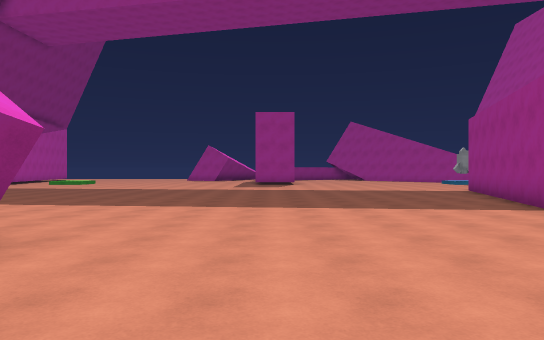
View 1 (above)

24 first-person views from a walk through a 3-D level made in the Unity game engine. The camera is 1.5 m above the floor, looks level and sees 70° across. The floor is counted in squares, 2 m on a side. Each view is taken from the middle of a square. On the plan, view 1 faces up. The plan holds only what a view shows up to about 12 squares ahead; the rest is blank. The place goes on beyond the plan. Surface patterns are stand-ins for the level's own textures.

View 2
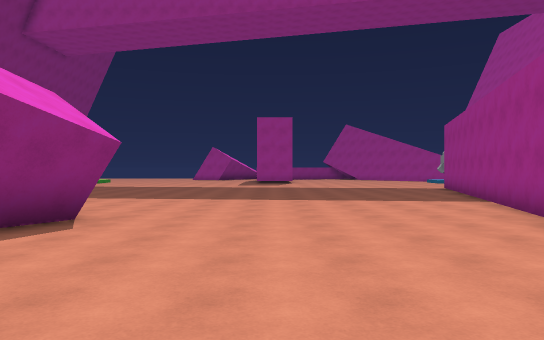

View 3
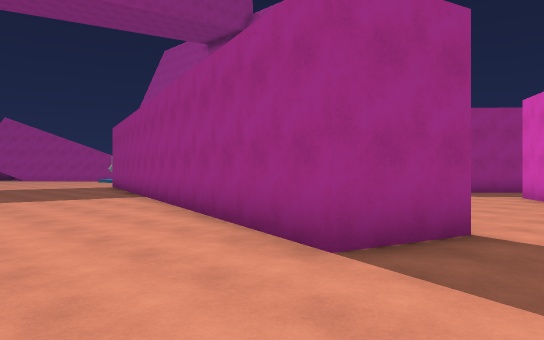

View 4
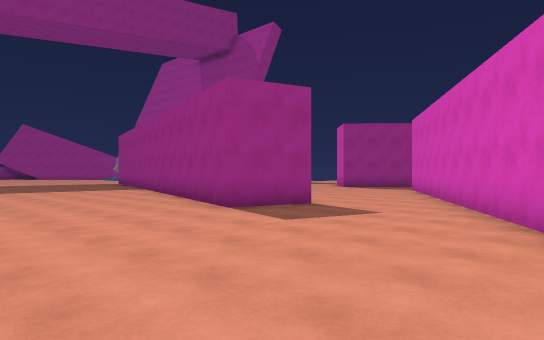

View 5
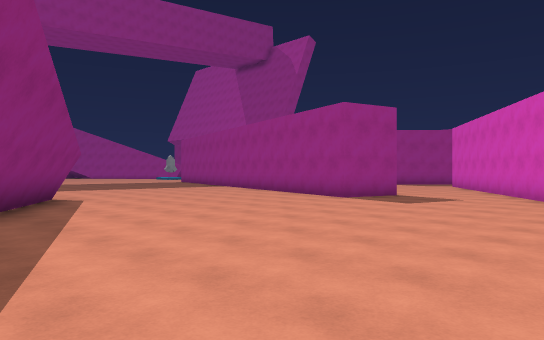

View 6
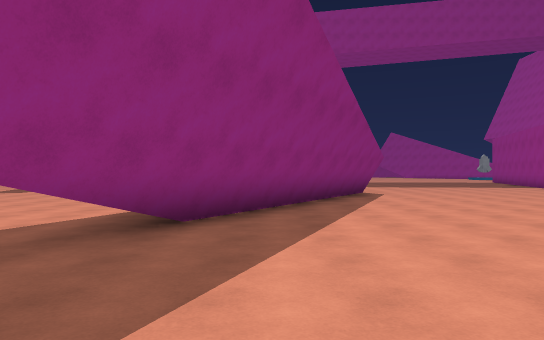

View 7
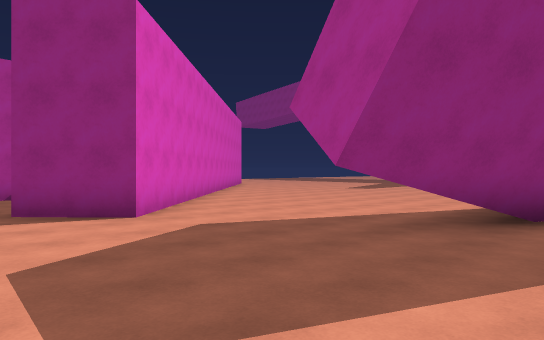

View 8
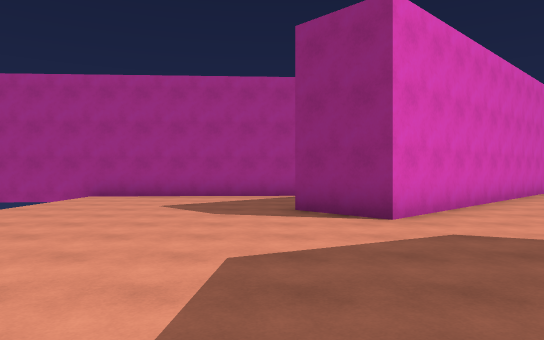

View 9
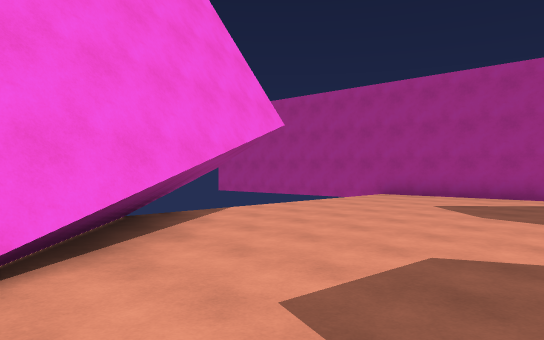

View 10
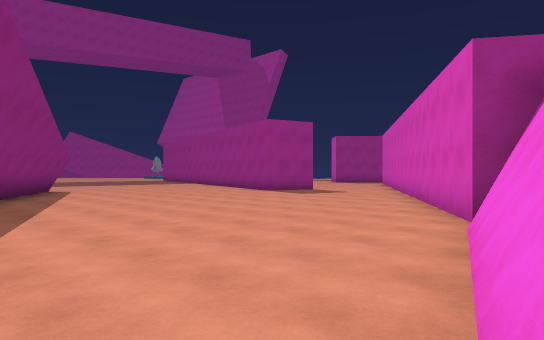

View 11
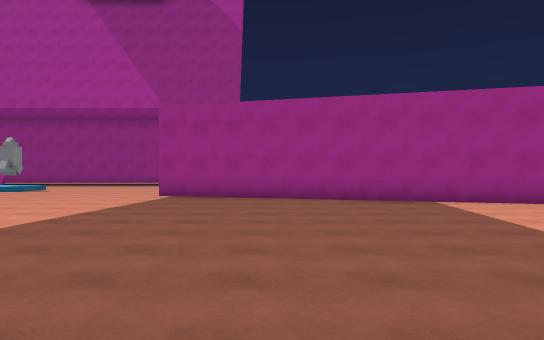

View 12
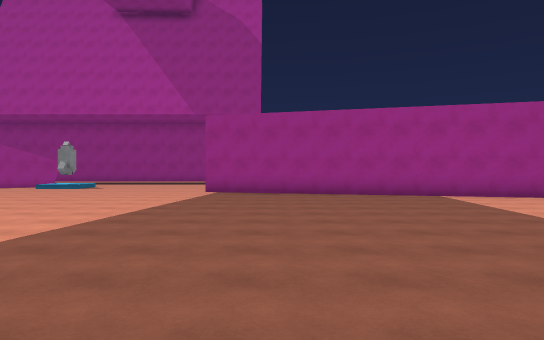

View 13
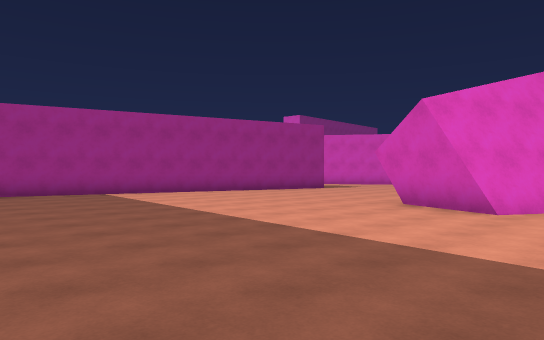

View 14
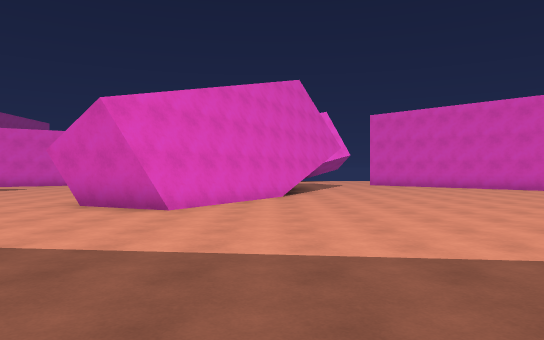

View 15
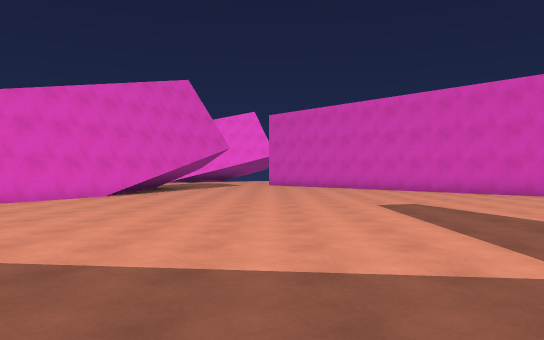

View 16
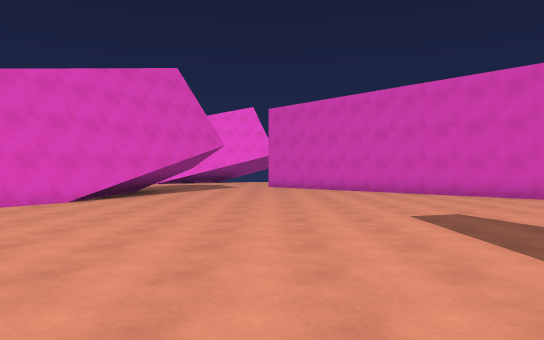

View 17
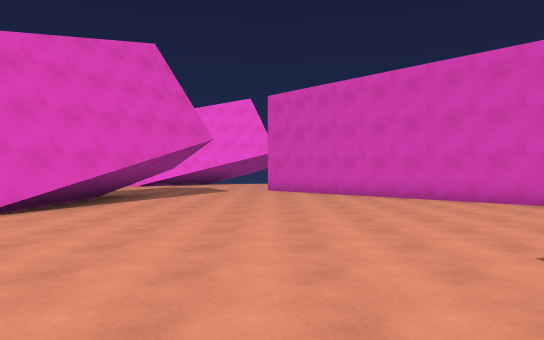

View 18
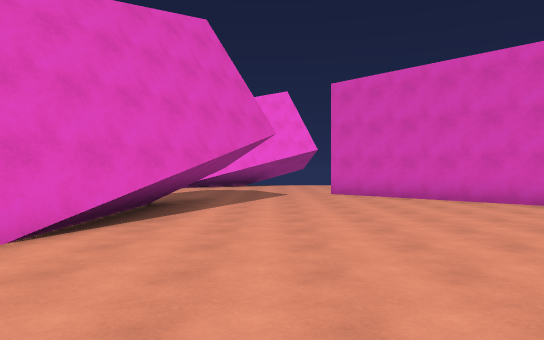

View 19
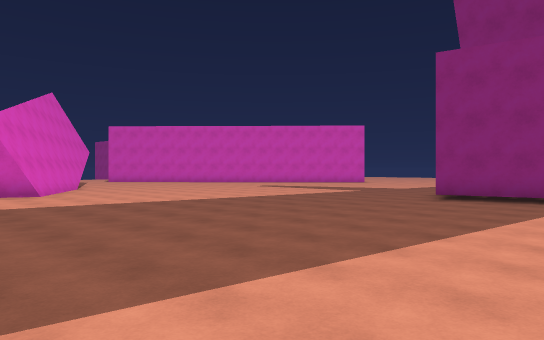

View 20
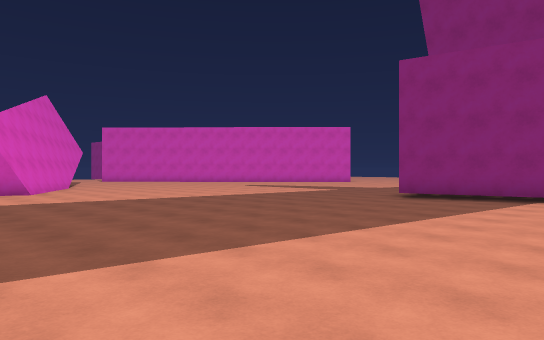

View 21
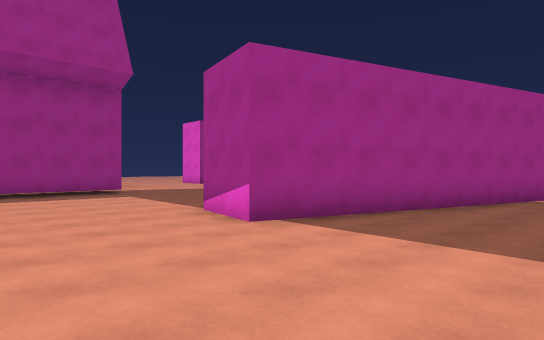

View 22
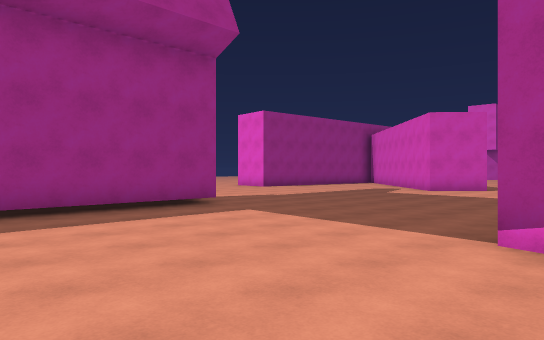

View 23
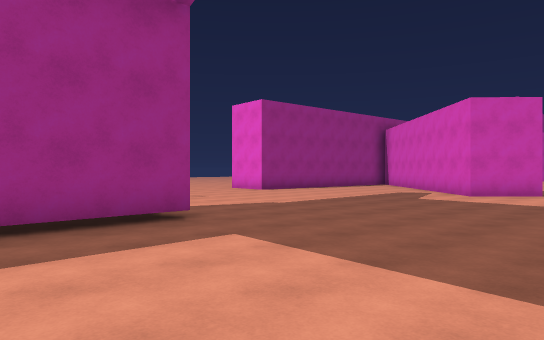

View 24
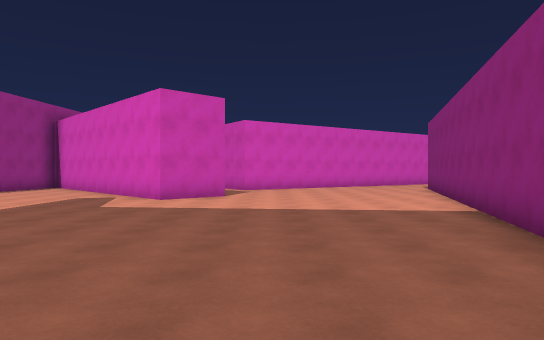

### Floor plan
Points are (right, up) in squares from view 1. A wall is a line through its corners. A room is listed if a view was taken in it or the views show most of it. See-through windows are left out.
Room 1 (views 1, 2, 3, 4, 5, 6, 7, 8, 9, 10, 11, 12, 13, 14, 15, 16, 17, 18, 19, 20, 21, 22, 23, 24)
walls: (-2.6, 3.8) (-8.6, -6.4); (4.9, -1.5) (2.9, -0.9) (7.2, 14.3) (9.2, 13.7); (8, 9.8) (5.8, 1.9); (-8.7, -2.1) (-4.7, 4.7) (-2.8, 3.9); (12.3, 2.8) (13.8, 4.3) (16, 2); (11.1, -1) (12, -0.4); (-1.1, -9.1) (9.8, -1.9); (-4.2, -10.6) (-1.3, -9.5); (-12.6, 16.2) (-11.9, 12.9); (-17.5, -1.2) (-11.8, -7.2) (-13.3, -8.6); (15.2, 12.6) (15.2, 16.8); (-8.6, -11.8) (-1.5, -9.4); (-9, -12.2) (-6.5, -11.3); (-17.2, -10.9) (-16.9, -15.5)
low walls: (-2.8, 3.9) (-4.3, 1.4); (-4.4, 1.3) (-5.5, -0.5); (-5.5, -0.6) (-7.8, -4.5); (-7.9, -0.3) (-5, 4.6)
ways out: opening at (13, 0.5)

Where each view was taken, in squares from view 1:
view 1: 0 up, 0 right, facing up
view 2: 2 down, 0 right, facing up
view 3: 3 down, 0 right, facing up-right
view 4: 7 down, 2 left, facing up-right
view 5: 7 down, 6 left, facing up-right
view 6: 9 down, 6 left, facing up
view 7: 10 down, 6 left, facing up-left
view 8: 9 down, 6 left, facing left
view 9: 8 down, 6 left, facing down-left
view 10: 11 down, 7 left, facing up-right
view 11: 11 up, 4 left, facing right
view 12: 12 up, 6 left, facing right
view 13: 12 up, 7 left, facing down-right
view 14: 12 up, 7 left, facing down
view 15: 12 up, 12 left, facing down
view 16: 10 up, 12 left, facing down
view 17: 7 up, 12 left, facing down
view 18: 5 up, 10 left, facing down
view 19: 17 up, 2 left, facing down-left
view 20: 18 up, 2 left, facing down-left
view 21: 18 up, 3 right, facing down-right
view 22: 18 up, 8 right, facing down-right
view 23: 16 up, 10 right, facing down-right
view 24: 14 up, 11 right, facing down
